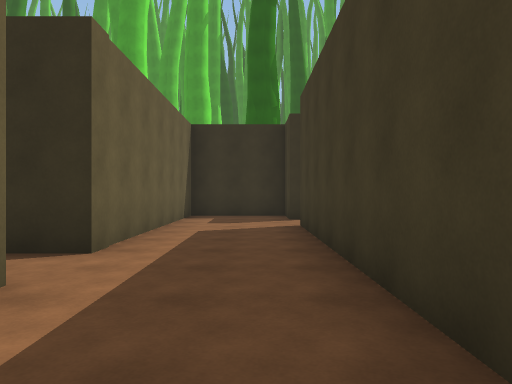
[1] (above)

24 first-person views from a walk through a Unity game level. The camera is 1.4 m above the floor, looks level and sees 70° across. The floor is counted in squares, 2 m on a side. Each view is taken from the middle of a square. On the plan, view 1 faces up. The plan holds only what a view shows up to about 11 squares ahead; the rest is blank. The place goes on beyond the plan. Surface patterns are stand-ins for the level's own textures.

[2]
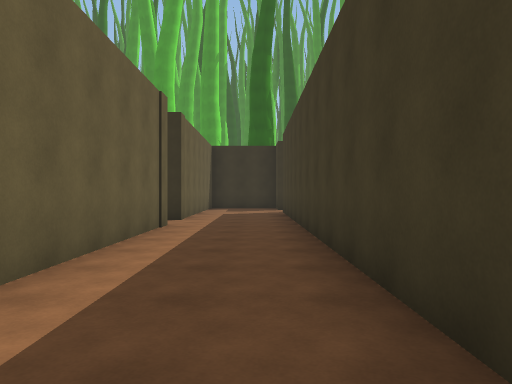

[3]
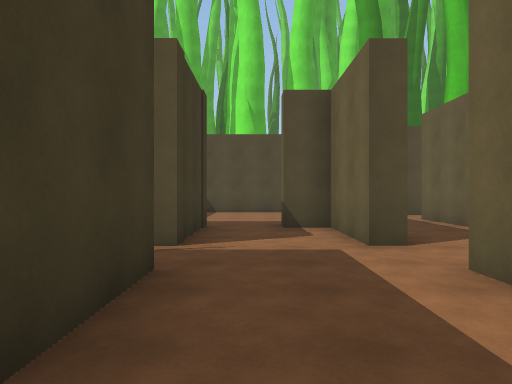

[4]
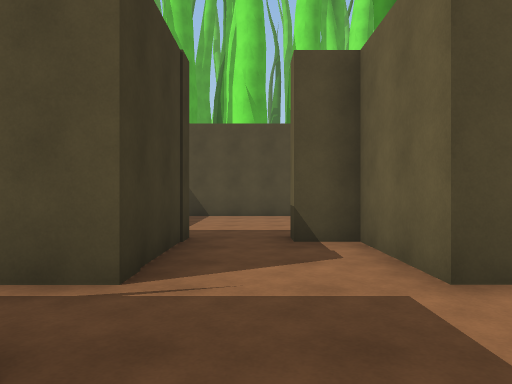

[5]
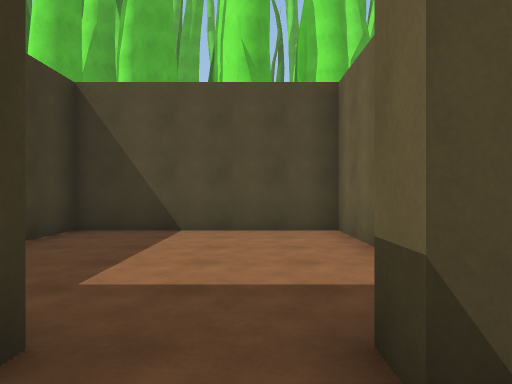

[6]
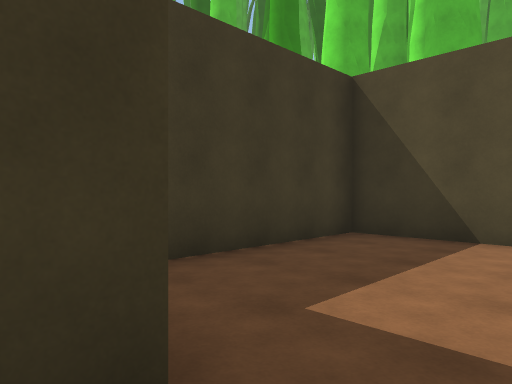

[7]
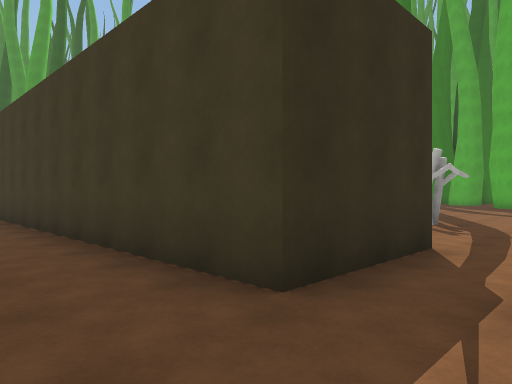

[8]
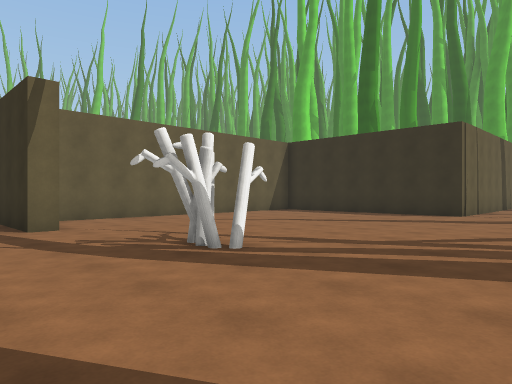

[9]
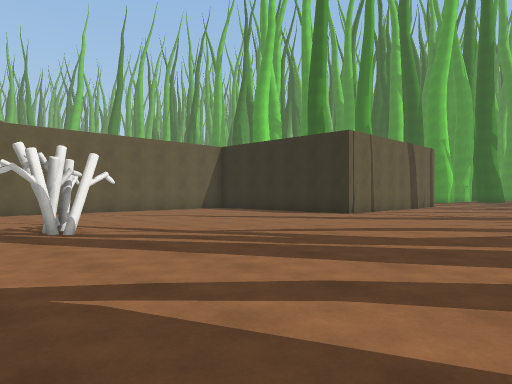

[10]
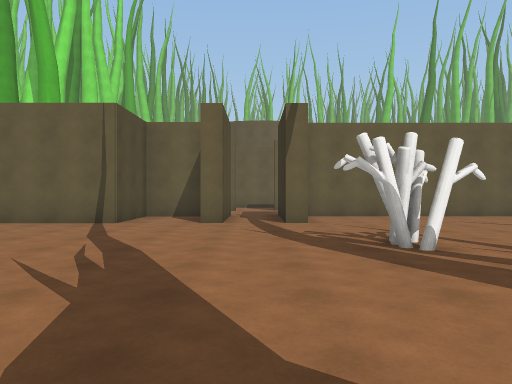

[11]
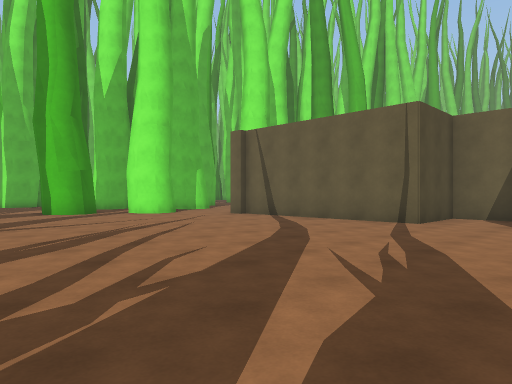

[12]
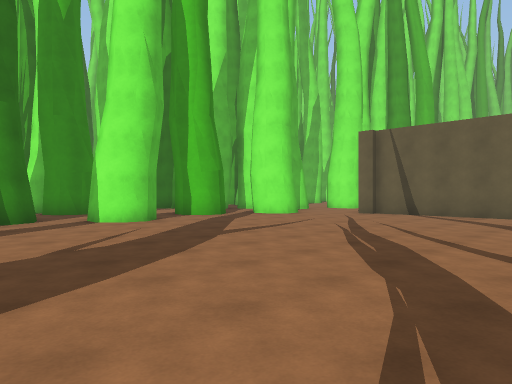

[13]
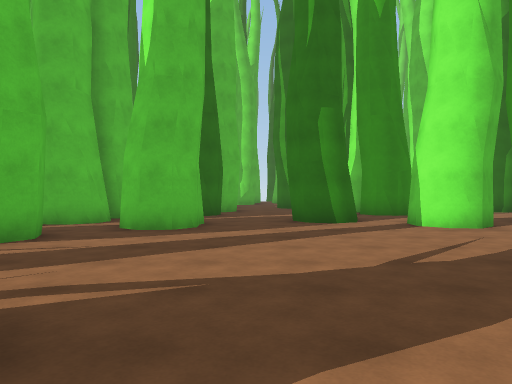

[14]
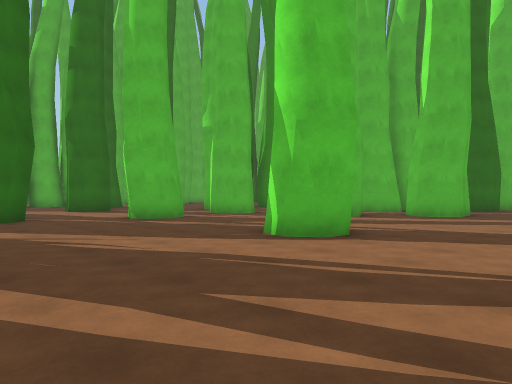

[15]
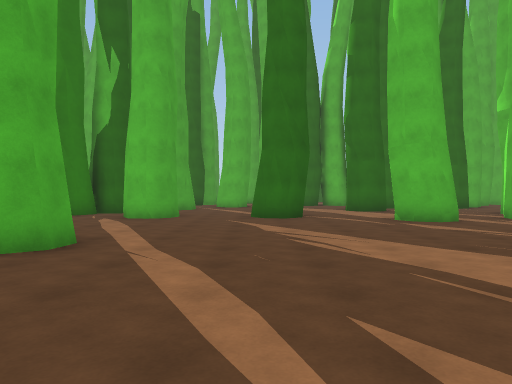

[16]
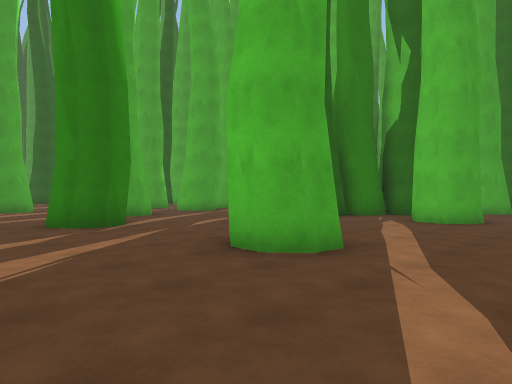

[17]
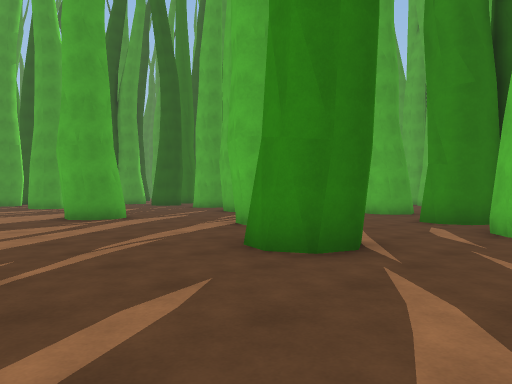

[18]
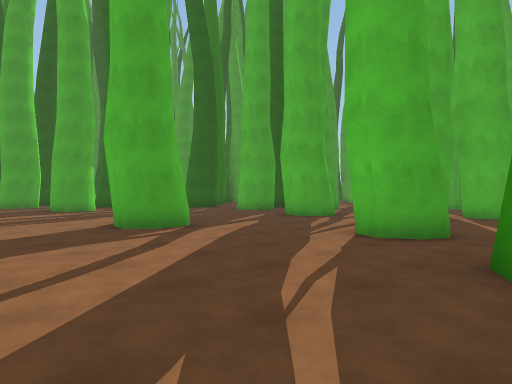

[19]
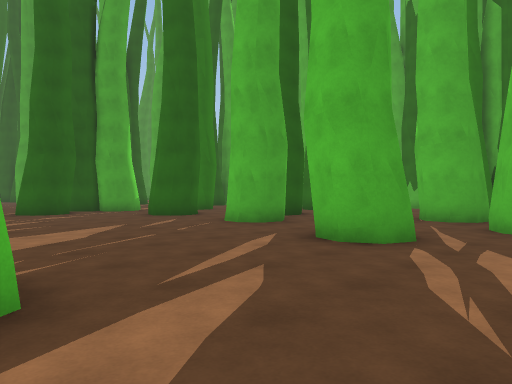

[20]
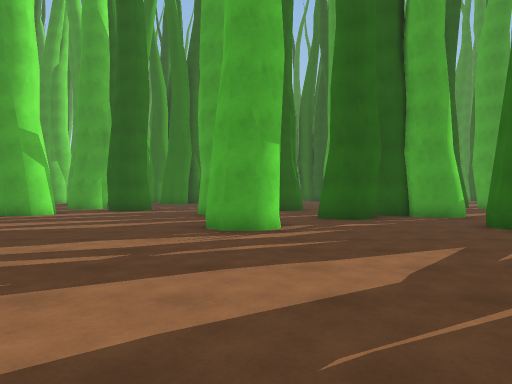

[21]
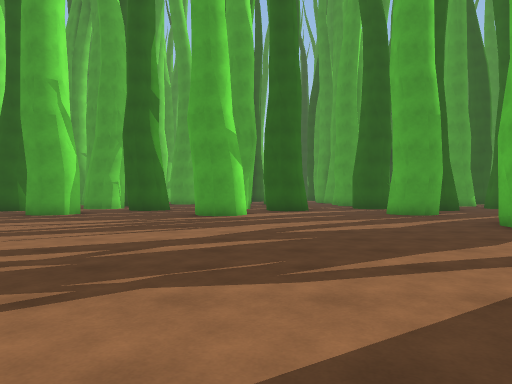

[22]
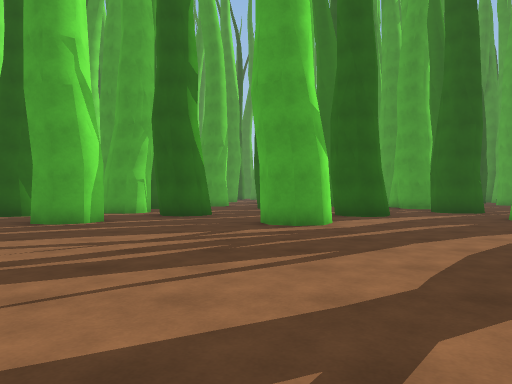

[23]
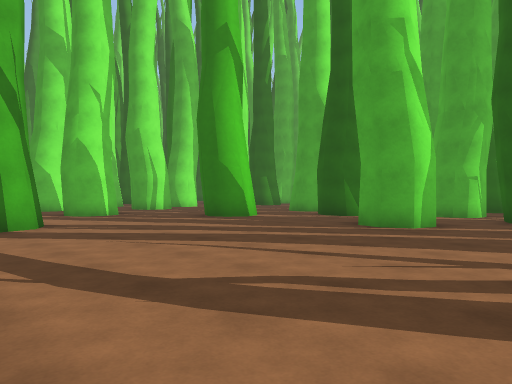

[24]
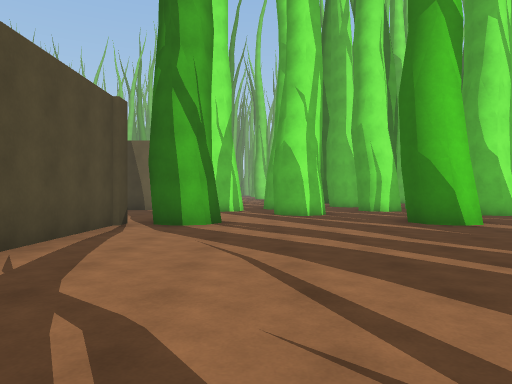

### Floor plan
Key: @ floor where view 1 was taken; # wall or solid block; . floor; O other object.
Columns run from 2 left of view 1 to 25 right of it. Each row starts with its distance up from view 1.
 24 O      #O.O
 23 O.  O#  .##..  #O...
 22  ...... ..... ......
 21    O...O#....O....OO    O
 20 ..##...##....#.....#... #
 19 ......................O#.OO
 18 O.....................O....
 17 #................... ....O
 16 ...................OO....O
 15 .. O.......................
 14    #.......................O
 13 ...#####   ..............#O.
 12 .  #        .............##.
 11 ####        ...............
 10 #..#         .............
  9 #...          . ..O#....#...
  8 #...         .. ........O...
  7 #..#       .... ..........O#
  6 #..#     ##.... ....... O
  5 #..#    .............#   ##
  4 #..#   ..............O....#O
  3 ...#  .............O.......
  2 #..#..............O#....O
  1 #..#...............O....#
  0 #.@#..................O  OOO
 -1 #..#.................   ...
 -2 #..#................  .....
 -3 #..#.....O..........O....O
 -4 #..###.....................
 -5 ...........................
 -6 #..###...................#O
 -7 #..#.....................#
 -8 ##.###......................
 -9  ....#......................
-10  ....#.............#....#..
-11  ....#.............O ...O
-12 #....#..............  .....
-13 #....#...............  .O#.
-14 ###### ..............#
-15         .............O
-16    O    O....O.....O..
-17    O      #..#.O..O .##
-18       O  OO....O#.. .O
-19       O      .. ...  #
-20              #. ...# O
-21             OO     O

Positions as (right, up) in squares from view 1, and headings:
1: (0, 0), facing up
2: (0, -5), facing up
3: (0, -1), facing down
4: (0, -3), facing down
5: (0, -7), facing down
6: (0, -8), facing down-right
7: (-1, -6), facing up-right
8: (11, -6), facing up-left
9: (14, -5), facing up-left
10: (12, -5), facing left
11: (12, -5), facing down-left
12: (15, -8), facing down-left
13: (15, -9), facing down
14: (13, -5), facing down-right
15: (13, -6), facing right
16: (14, -6), facing up-right
17: (13, -1), facing up-right
18: (13, 2), facing up-right
19: (17, 6), facing up-right
20: (18, 9), facing up
21: (12, 9), facing up
22: (10, 12), facing up
23: (9, 13), facing up-left
24: (9, 16), facing left
